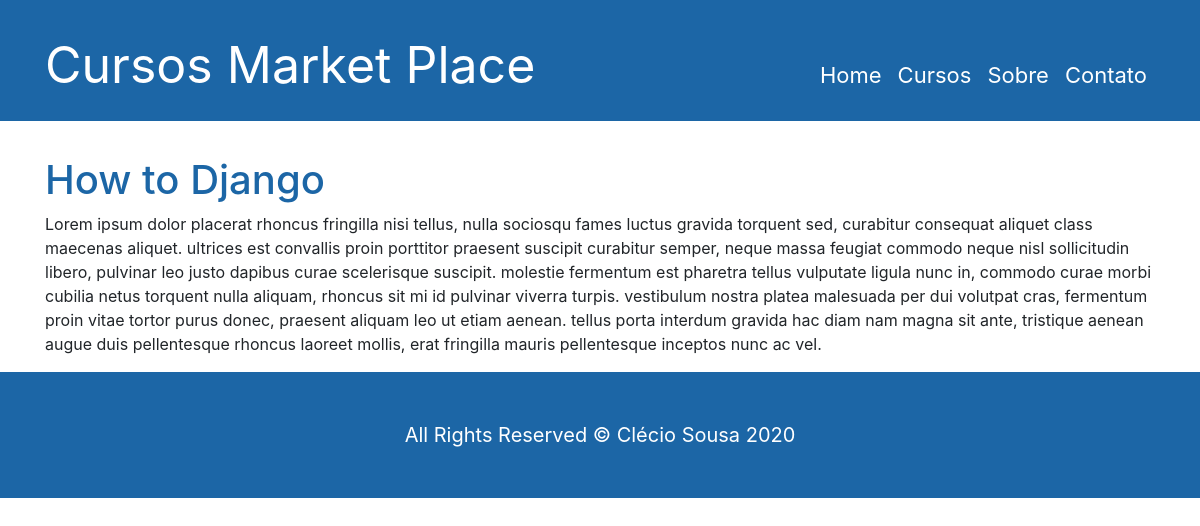
The app's page /curso/how-django with its own data.
### cursos/models.py (models this page shows, shortened)
class Curso(models.Model):
    autor = models.ForeignKey(User, on_delete=models.CASCADE, blank=True, null=True)
    nome_curso = models.CharField(max_length=100)
    slug = models.SlugField(max_length=30, null=True, blank=True)
    descricao_curso = models.TextField()
    imagem = models.ImageField(upload_to='img', blank=True, null=True)
    categoria = models.ForeignKey(Categoria, on_delete=models.CASCADE, blank=False, null=False)
    STATUS = (
        ('rascunho', 'Rascunho'),
        ('publicado', 'Publicado')
    )
    status = models.CharField(max_length=10,
                              choices=STATUS,
                              default='rascunho')
    data_publicacao = models.DateTimeField(default=datetime.now(), blank=True)
    publicado = models.BooleanField(default=False)

### cursos/views.py (the view)
# urls.py: path('curso/<slug:slug>', views.curso_detalhes, name='curso_detalhes'),
def curso_detalhes(request, slug):
    curso = Curso.objects.get(slug=slug)
    dados = {
        'curso': curso
    }
    return render(request, 'curso.html', dados)

### cursos/templates/curso.html
{% extends 'base.html' %}
{% block corpo %}
<div class="container">
        <h1>{{ curso.nome_curso}} </h1>
        <p>{{curso.descricao_curso}}</p>
</div>
{% endblock %}

### cursos/static/css/shop-homepage.css (style rules this page uses)
body { padding-top: 56px; }

### records on screen
Curso: nome_curso "How to Django", descricao_curso "Lorem ipsum dolor placerat rhoncus fringilla nisi tellus, nulla sociosqu fames luctus gravida torquent sed, curabitur consequat aliquet class maecenas aliquet. ultrices est convallis proin porttitor praesent suscipit curabitur semper, neque massa feugiat commodo neque nisl sollicitudin libero, pulvinar leo justo dapibus curae scelerisque suscipit. molestie fermentum est pharetra tellus vulputate ligula nunc in, commodo curae morbi cubilia netus torquent nulla aliquam, rhoncus sit mi id pulvinar viverra turpis. vestibulum nostra platea malesuada per dui volutpat cras, fermentum proin vitae tortor purus donec, praesent aliquam leo ut etiam aenean. tellus porta interdum gravida hac diam nam…"
